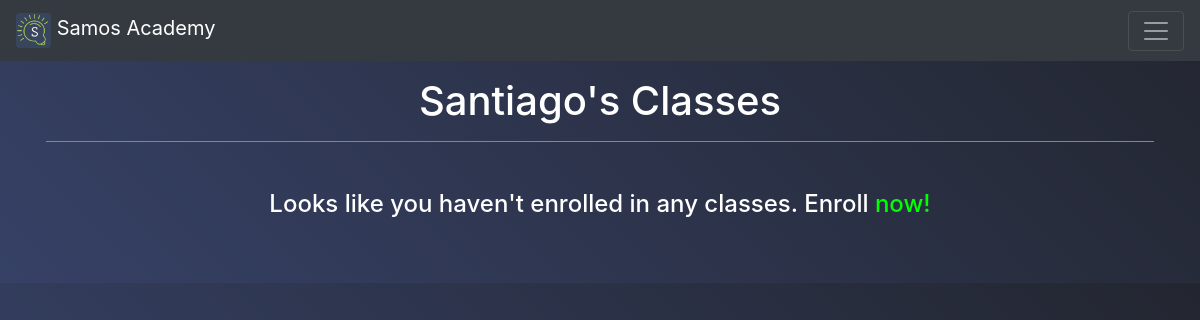
The app's page /classes/ (signed in), older data.
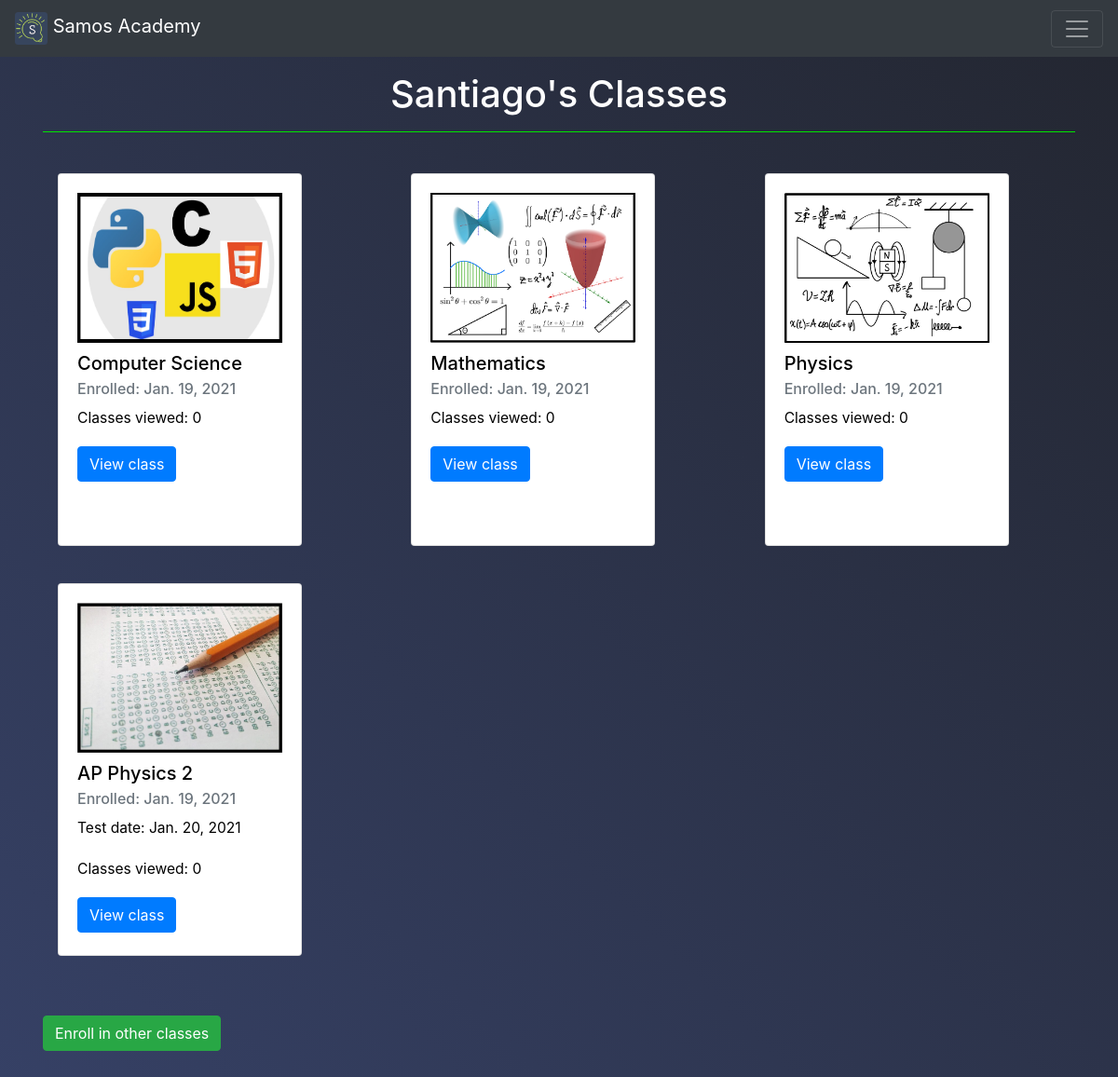
The same page, newer data.
### academy/models.py (models this page shows)
class Subject(models.Model):
    SUBJECT_CHOICES = [
        ('ph', 'Physics'),
        ('mt', 'Math'),
        ('cs', 'Computer Science'),
        ('bi', 'Biology'),
        ('ch', 'Chemistry'),
    ]
    user_id = models.IntegerField()
    subject = models.CharField(max_length=20, choices=SUBJECT_CHOICES)
    date = models.DateField(auto_now_add=True)
    viewed = models.IntegerField(null=True, default=0)
    comments = models.TextField()
    other_info = models.TextField()
    created = models.DateTimeField(auto_now_add=True, auto_now=False)
    class Meta:
        ordering = ('-created',)
    def __str__(self):
        if self.subject == 'ph':
            return 'Physics'
        elif self.subject == 'mt':
            return 'Mathematics'
        elif self.subject == 'cs':
            return 'Computer Science'
        elif self.subject == 'bi':
            return 'Biology'
        elif self.subject == 'ch':
            return 'Chemistry'
        else:
            return self.subject

class Exam(models.Model):
    EXAMS_CHOICES = [
        ('sat', 'SAT'),
        ('act', 'ACT'),
        ('toefl', 'TOEFL'),
        ('sat_phys', 'SAT Subject Test: Physics'),
        ('sat_math1', 'SAT Subject Test: Math Level 1'),
        ('sat_math2', 'SAT Subject Test: Math Level 2'),
        ('ap_phys1', 'AP Physics 1'),
        ('ap_phys2', 'AP Physics 2'),
        ('ap_phys_em', 'AP Physics C: Electricity & Magnetism'),
        ('ap_phys_mech', 'AP Physics C: Mechanics'),
    ]
    user_id = models.IntegerField()
    exam = models.CharField(max_length=20)
    date = models.DateField(auto_now_add=True)
    viewed = models.IntegerField(null=True, default=0)
    test_date = models.DateField(null=True)
    comments = models.TextField()
    other_info = models.TextField()
    created = models.DateTimeField(auto_now_add=True, auto_now=False)
    class Meta:
        ordering = ('-created',)
    def __str__(self):
        if self.exam in ['sat', 'act','toefl']:
            return self.exam.upper()
        elif self.exam == 'sat_phys':
            return 'SAT Subject Test: Physics'
        elif self.exam == 'sat_math1':
            return 'SAT Subject Test: Math Level 1'
        elif self.exam == 'sat_math2':
            return 'SAT Subject Test: Math Level 2'
        elif self.exam == 'ap_phys1':
            return 'AP Physics 1'
        elif self.exam == 'ap_phys2':
            return 'AP Physics 2'
        elif self.exam == 'ap_phys_em':
            return 'AP Physics C: Electricity & Magnetism'
        elif self.exam == 'ap_phys_mech':
            return 'AP Physics C: Mechanics'
        else:
            return self.exam

### academy/views.py (the view)
# urls.py: path('classes/', views.classes, name='classes'),
@login_required
@object_required
def classes(request):
    subjects = Subject.objects.filter(user_id=request.user.pk)
    exams = Exam.objects.filter(user_id=request.user.pk)
    return render(request, 'academy/classes.html', {
        'subjects': subjects,
        'exams': exams
    })

### academy/views.py (called while the page is built)
def object_required(f):
    @wraps(f)
    def decorated_function(*args, **kwargs):
        try:
            return f(*args, **kwargs)
        except ObjectDoesNotExist:
            messages.warning(args[0], 'Seems like that element requested does not exist. Please try again.')
            return HttpResponseRedirect(reverse('academy:index'))
    return decorated_function

### academy/templates/academy/classes.html (shortened to what this page needs)
{% extends 'academy/layout.html' %}
{% load static %}
{% block body %}
    <h1>{{ user.first_name }}'s Classes</h1>
    <hr>
    {% if not subjects and not exams %}
        <h4 class="text-center my-5">
            Looks like you haven't enrolled in any classes. Enroll <a href="{% url 'academy:enroll' %}">now!</a>
        </h4>
    {% else %}
        <div class="card-deck">
            {% if subjects %}
                {% for subject in subjects %}
                    <div class="col-sm-4">
                        <div class="card w-75 mx-3 my-4" style="width: 18rem; height: 25rem;">
                            <div class="card-body">
                                {% if subject.subject == 'ph' %}
                                    <img src="{% static 'academy/physics.jpg' %}">
                                {% elif subject.subject == 'mt' %}
                                    <img src="{% static 'academy/mathematics.jpg' %}">
                                {% elif subject.subject == 'ch' %}
                                    <img src="{% static 'academy/chemistry.jpg' %}">
                                {% elif subject.subject == 'bi' %}
                                    <img src="{% static 'academy/biology.jpg' %}">
                                {% elif subject.subject == 'cs' %}
                                    <img src="{% static 'academy/programming.jpg' %}">
                                {% endif %}
                                <h5 class="card-title">{{ subject }}</h5>
                                <h6 class="card-subtitle mb-2 text-muted">Enrolled: {{ subject.date }}</h6>
                                <p>Classes viewed: {{ subject.viewed }}</p>
                                <a class="btn btn-primary" href="{% url 'academy:view_class' 'Subject' subject.pk %}">View class</a>
                            </div>
                        </div>
                    </div>
                {% endfor %}
            {% endif %}
            {% if exams %}
                {% for exam in exams %}
                    <div class="col-sm-4">
                        <div class="card w-75 mx-3 my-3" style="width: 18rem; height: 25rem;">
                            <div class="card-body">
                                <img src="{% static 'academy/tests.jpg' %}" alt="Wonders of Physics">
                                <h5 class="card-title" style="color: #000000;">{{ exam }}</h5>
                                <h6 class="card-subtitle mb-2 text-muted">Enrolled: {{ exam.date }}</h6>
                                <p>Test date: {{ exam.test_date }}</p>
                                <p>Classes viewed: {{ exam.viewed }}</p>
                                <a class="btn btn-primary" href="{% url 'academy:view_class' 'Exam' exam.pk %}">View class</a>
                            </div>
                        </div>
                    </div>
                {% endfor %}
            {% endif %}
        </div>
        <a class="btn btn-success my-5" href="{% url 'academy:enroll' %}">Enroll in other classes</a>
    {% endif %}
{% endblock %}

### academy/templates/academy/layout.html (shortened to what this page needs)
<!DOCTYPE html>
<html lang="en">
    {% load static %}
    <head>
        <link href="https://stackpath.bootstrapcdn.com/bootstrap/4.5.0/css/bootstrap.min.css" rel="stylesheet">
        <link href="{% static 'academy/styles.css' %}" rel="stylesheet">
    </head>
    <body>
        <header>
            <nav class="navbar navbar-dark bg-dark">
                <a class="navbar-brand" href="{% url 'academy:index' %}">
                    <img id="logo" src="{% static 'academy/logo.jpg' %}" width="35" height="35" class="d-inline-block align-top" alt="Samos Academy">
                    Samos Academy
                </a>
                <button class="navbar-toggler" type="button" data-toggle="collapse" data-target="#navbarNavAltMarkup" aria-controls="navbarNavAltMarkup" aria-expanded="false" aria-label="Toggle navigation">
                    <span class="navbar-toggler-icon"></span>
                </button>
            </nav>
        </header>
        <main class="container p-3">
            {% block body %}
            {% endblock %}
        </main>
    </body>
</html>

### academy/static/academy/styles.css (style rules this page uses)
a { color: #00ff00; }
html, body { background-image: linear-gradient(45deg, #364166, #232630); color: #ffffff; }
h1 { text-align: center; }
h5 { color: #000000; }
hr { margin-bottom: 20px; background-color: #00ff00; }
main { overflow-x: hidden; }
p { font-size: 1.3vw; line-height: 1.8; }
#logo { border-radius: 10%; }

### academy/templates/academy/classes.html (style rules this page uses)
p { color: #000000; }
div > img { height: 45%; width: 100%; margin-bottom: 10px; }

Row changes from the older to the newer data that the page shows:
added Subject: subject "Computer Science", date "Jan. 19, 2021", viewed "0"
added Subject: subject "Mathematics", date "Jan. 19, 2021", viewed "0"
added Subject: subject "Physics", date "Jan. 19, 2021", viewed "0"
now on this page (row edited): Exam: exam "AP Physics 2", date "Jan. 19, 2021", test_date "Jan. 20, 2021", viewed "0"
Text that changed along with them:
text no longer shown: "Looks like you haven't enrolled in any classes. Enroll now!"
text now shown: "Enroll in other classes"
